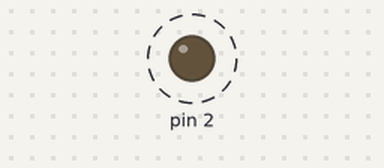
The sketch below on a simulated Arduino Uno, built with avr-gcc and run on an emulated ATmega328P. On the bench: output pins drawn as LEDs (lit = HIGH). Dashed ring = blinking.

Above: at 0.3 s.
Timing chart, 0 to 5.5 s (numbered marks = the images above):
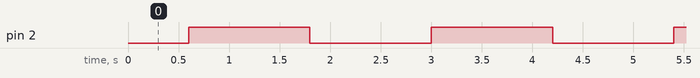

The sketch:

pwm_code.ino
```cpp
void setup() {
pinMode(2,OUTPUT);

}

void loop() {
  for(int i=0;i<=255;i=i+50){
       analogWrite(2,i);
       delay(200);

    }
   for(int i=255;i>=0;i=i-50){
       analogWrite(2,i);
       delay(200);

    }
}
```

Measured:
- by itself, pin 2: alternates HIGH for 1.2 s and LOW for 1.2 s
